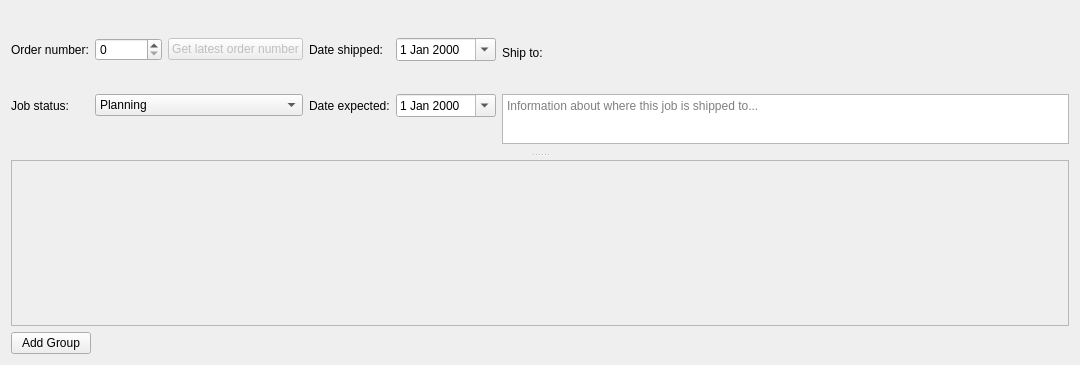
<?xml version="1.0" encoding="UTF-8"?>
<ui version="4.0">
 <class>Form</class>
 <widget class="QWidget" name="Form">
  <property name="geometry">
   <rect>
    <x>0</x>
    <y>0</y>
    <width>1080</width>
    <height>365</height>
   </rect>
  </property>
  <property name="windowTitle">
   <string>Form</string>
  </property>
  <layout class="QVBoxLayout" name="verticalLayout">
   <item>
    <widget class="QSplitter" name="splitter">
     <property name="orientation">
      <enum>Qt::Vertical</enum>
     </property>
     <property name="handleWidth">
      <number>10</number>
     </property>
     <widget class="QWidget" name="job_settings_widget" native="true">
      <property name="sizePolicy">
       <sizepolicy hsizetype="Preferred" vsizetype="Maximum">
        <horstretch>0</horstretch>
        <verstretch>0</verstretch>
       </sizepolicy>
      </property>
      <property name="maximumSize">
       <size>
        <width>16777215</width>
        <height>16777215</height>
       </size>
      </property>
      <layout class="QHBoxLayout" name="horizontalLayout_3" stretch="0">
       <property name="bottomMargin">
        <number>6</number>
       </property>
       <item>
        <layout class="QHBoxLayout" name="horizontalLayout_5" stretch="0,1">
         <item>
          <layout class="QGridLayout" name="gridLayout_2" columnstretch="0,1,0,1">
           <property name="bottomMargin">
            <number>0</number>
           </property>
           <item row="0" column="2">
            <widget class="QLabel" name="label_4">
             <property name="text">
              <string>Date shipped:</string>
             </property>
             <property name="buddy">
              <cstring>dateEdit_shipped</cstring>
             </property>
            </widget>
           </item>
           <item row="1" column="3">
            <widget class="QDateEdit" name="dateEdit_expected">
             <property name="minimumSize">
              <size>
               <width>100</width>
               <height>0</height>
              </size>
             </property>
             <property name="calendarPopup">
              <bool>true</bool>
             </property>
            </widget>
           </item>
           <item row="1" column="1">
            <widget class="QComboBox" name="comboBox_type">
             <item>
              <property name="text">
               <string>Planning</string>
              </property>
             </item>
             <item>
              <property name="text">
               <string>Quoting</string>
              </property>
             </item>
             <item>
              <property name="text">
               <string>Quoted</string>
              </property>
             </item>
             <item>
              <property name="text">
               <string>Workspace</string>
              </property>
             </item>
             <item>
              <property name="text">
               <string>Archive</string>
              </property>
             </item>
            </widget>
           </item>
           <item row="1" column="2">
            <widget class="QLabel" name="label_3">
             <property name="text">
              <string>Date expected:</string>
             </property>
             <property name="buddy">
              <cstring>dateEdit_expected</cstring>
             </property>
            </widget>
           </item>
           <item row="0" column="1">
            <layout class="QHBoxLayout" name="horizontalLayout_4">
             <item>
              <widget class="QDoubleSpinBox" name="doubleSpinBox_order_number">
               <property name="decimals">
                <number>0</number>
               </property>
               <property name="maximum">
                <double>1000000000000000000.000000000000000</double>
               </property>
              </widget>
             </item>
             <item>
              <widget class="QPushButton" name="pushButton_get_order_number">
               <property name="enabled">
                <bool>false</bool>
               </property>
               <property name="text">
                <string>Get latest order number</string>
               </property>
              </widget>
             </item>
            </layout>
           </item>
           <item row="0" column="0">
            <widget class="QLabel" name="label">
             <property name="text">
              <string>Order number:</string>
             </property>
             <property name="buddy">
              <cstring>doubleSpinBox_order_number</cstring>
             </property>
            </widget>
           </item>
           <item row="0" column="3">
            <widget class="QDateEdit" name="dateEdit_shipped">
             <property name="minimumSize">
              <size>
               <width>100</width>
               <height>0</height>
              </size>
             </property>
             <property name="calendarPopup">
              <bool>true</bool>
             </property>
            </widget>
           </item>
           <item row="1" column="0">
            <widget class="QLabel" name="label_2">
             <property name="text">
              <string>Job status:</string>
             </property>
             <property name="buddy">
              <cstring>comboBox_type</cstring>
             </property>
            </widget>
           </item>
          </layout>
         </item>
         <item>
          <layout class="QVBoxLayout" name="verticalLayout_4">
           <property name="spacing">
            <number>0</number>
           </property>
           <property name="bottomMargin">
            <number>0</number>
           </property>
           <item>
            <widget class="QLabel" name="label_5">
             <property name="text">
              <string>Ship to:</string>
             </property>
             <property name="buddy">
              <cstring>textEdit_ship_to</cstring>
             </property>
            </widget>
           </item>
           <item>
            <widget class="QTextEdit" name="textEdit_ship_to">
             <property name="sizePolicy">
              <sizepolicy hsizetype="Preferred" vsizetype="Preferred">
               <horstretch>0</horstretch>
               <verstretch>0</verstretch>
              </sizepolicy>
             </property>
             <property name="maximumSize">
              <size>
               <width>16777215</width>
               <height>50</height>
              </size>
             </property>
             <property name="placeholderText">
              <string>Information about where this job is shipped to...</string>
             </property>
            </widget>
           </item>
          </layout>
         </item>
        </layout>
       </item>
      </layout>
     </widget>
     <widget class="QWidget" name="groups_widget" native="true">
      <layout class="QVBoxLayout" name="verticalLayout_2" stretch="0,0">
       <item>
        <widget class="QScrollArea" name="scrollArea">
         <property name="widgetResizable">
          <bool>true</bool>
         </property>
         <widget class="QWidget" name="scrollAreaWidgetContents">
          <property name="geometry">
           <rect>
            <x>0</x>
            <y>0</y>
            <width>1042</width>
            <height>69</height>
           </rect>
          </property>
          <layout class="QVBoxLayout" name="verticalLayout_3">
           <property name="leftMargin">
            <number>0</number>
           </property>
           <property name="topMargin">
            <number>0</number>
           </property>
           <property name="rightMargin">
            <number>0</number>
           </property>
           <property name="bottomMargin">
            <number>0</number>
           </property>
           <item>
            <layout class="QVBoxLayout" name="groups_layout"/>
           </item>
          </layout>
         </widget>
        </widget>
       </item>
       <item>
        <layout class="QHBoxLayout" name="horizontalLayout_2">
         <item>
          <widget class="QPushButton" name="add_group_button">
           <property name="sizePolicy">
            <sizepolicy hsizetype="Fixed" vsizetype="Fixed">
             <horstretch>0</horstretch>
             <verstretch>0</verstretch>
            </sizepolicy>
           </property>
           <property name="text">
            <string>Add Group</string>
           </property>
          </widget>
         </item>
         <item>
          <spacer name="horizontalSpacer">
           <property name="orientation">
            <enum>Qt::Horizontal</enum>
           </property>
           <property name="sizeHint" stdset="0">
            <size>
             <width>40</width>
             <height>20</height>
            </size>
           </property>
          </spacer>
         </item>
        </layout>
       </item>
      </layout>
     </widget>
    </widget>
   </item>
  </layout>
 </widget>
 <resources/>
 <connections/>
</ui>
